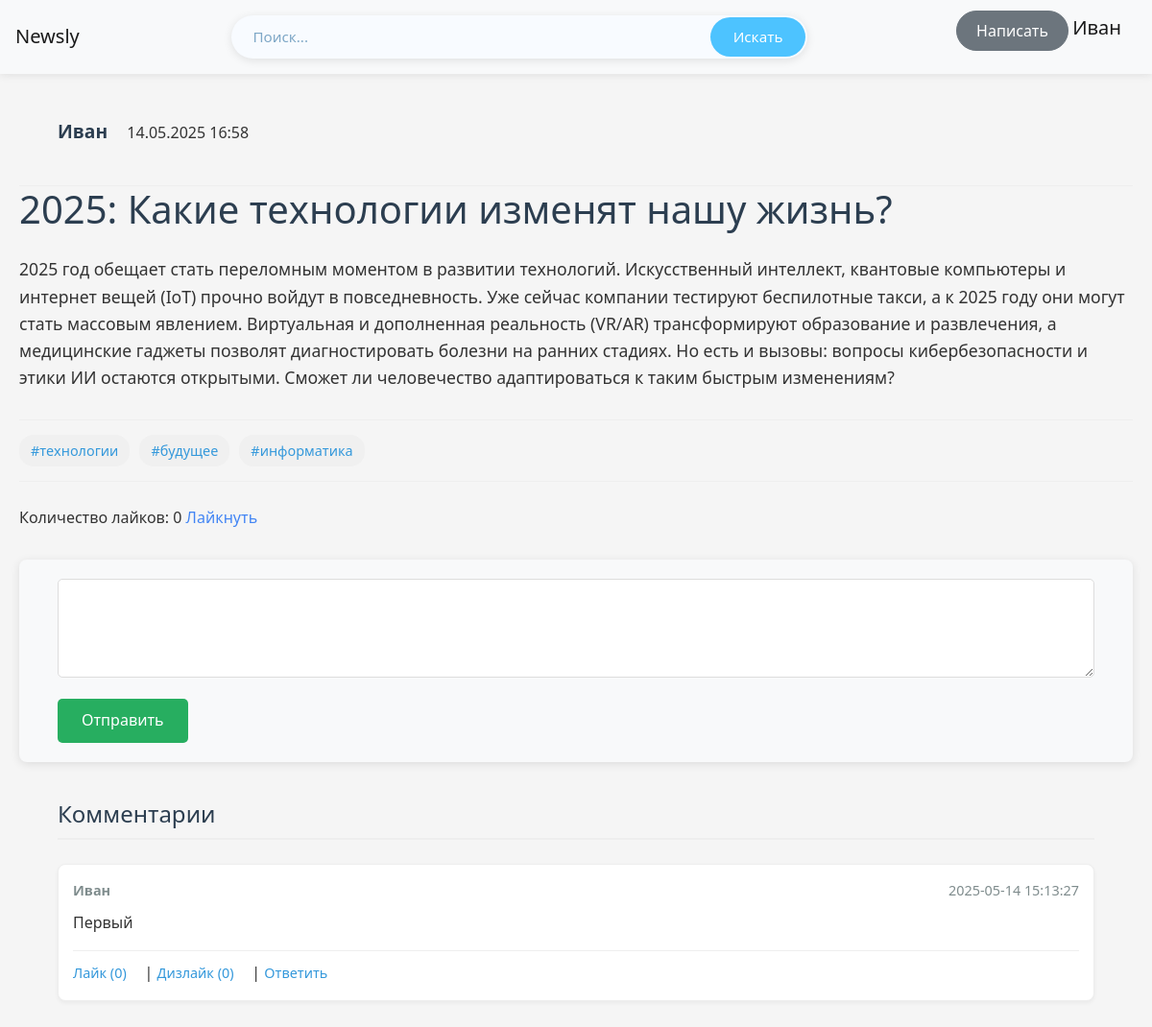
Screenshot of /news/1 (signed in) with the database file from the repository.
### data/users.py (models this page shows, shortened)
class User(SqlAlchemyBase, UserMixin):
    __tablename__ = 'users'
    id = sqlalchemy.Column(sqlalchemy.Integer,
                           primary_key=True, autoincrement=True)
    name = sqlalchemy.Column(sqlalchemy.String, nullable=True)
    about = sqlalchemy.Column(sqlalchemy.String, nullable=True)
    email = sqlalchemy.Column(sqlalchemy.String,
                              index=True, unique=True, nullable=True)
    hashed_password = sqlalchemy.Column(sqlalchemy.String, nullable=True)
    created_date = sqlalchemy.Column(sqlalchemy.DateTime,
                                     default=datetime.datetime.now)
    liked = orm.relationship('Like', foreign_keys='Like.user_id', backref='user', lazy='dynamic')
    followed = orm.relationship(
        'User',
        secondary=subscriptions,
        primaryjoin=(subscriptions.c.follower_id == id),
        secondaryjoin=(subscriptions.c.followed_id == id),
        backref=orm.backref('followers', lazy='dynamic'),
        lazy='dynamic'
    )
    def has_liked(self, new):
        return self.liked.filter_by(news_id=new.id).first() is not None

### data/news.py (models this page shows, shortened)
class News(SqlAlchemyBase):
    __tablename__ = 'news'
    id = sqlalchemy.Column(sqlalchemy.Integer,
                           primary_key=True, autoincrement=True)
    title = sqlalchemy.Column(sqlalchemy.String, nullable=True)
    content = sqlalchemy.Column(sqlalchemy.String, nullable=True)
    image_path = sqlalchemy.Column(sqlalchemy.String, nullable=True)
    created_date = sqlalchemy.Column(sqlalchemy.DateTime,
                                     default=datetime.datetime.now)
    is_private = sqlalchemy.Column(sqlalchemy.Boolean, default=True)
    likes = orm.relationship('Like', backref='news', cascade='all, delete')
    user_id = sqlalchemy.Column(sqlalchemy.Integer,
                                sqlalchemy.ForeignKey("users.id"))
    user = orm.relationship('User')
    news_tags = orm.relationship("Tags",
                                 secondary="association",
                                 backref="news",
                                 cascade="save-update, merge",
                                 passive_deletes=True)
    def likes_count(self):
        return len(self.likes)

### data/tags.py (models this page shows)
class Tags(SqlAlchemyBase):
    __tablename__ = 'tags'
    id = sqlalchemy.Column(sqlalchemy.Integer,
                           primary_key=True, autoincrement=True)
    name = sqlalchemy.Column(sqlalchemy.String, nullable=True)
    tags_news = orm.relationship("News",
                            secondary="association",
                            backref="tags",
                            cascade="save-update, merge"
                            )

### data/comment.py (models this page shows)
class Comment(SqlAlchemyBase):
    __tablename__ = 'messages'
    id = sqlalchemy.Column(sqlalchemy.Integer,
                           primary_key=True, autoincrement=True)
    text = sqlalchemy.Column(sqlalchemy.String, nullable=True)
    timestamp = sqlalchemy.Column(sqlalchemy.DateTime,
                                     default=datetime.datetime.now)
    user_id = sqlalchemy.Column(sqlalchemy.Integer,
                                sqlalchemy.ForeignKey("users.id"))
    news_id = sqlalchemy.Column(sqlalchemy.Integer,
                               sqlalchemy.ForeignKey("news.id"))
    user = orm.relationship('User')
    new = orm.relationship('News')

### main.py (the view)
@app.route('/news/<int:id>', methods=['GET', 'POST'])
def watch_new(id):
    db_sess = db_session.create_session()
    new = db_sess.query(News).get(id)
    post_user = db_sess.query(User).filter(User.id == new.user_id).first()
    current_user_obj = db_sess.query(User).get(current_user.id) if current_user.is_authenticated else None
    db = get_db()
    messages = db.execute("""
        SELECT m.id, m.text, m.timestamp, m.reply_to,
               u.name,
               (SELECT COUNT(*) FROM reactions r WHERE r.message_id = m.id AND r.reaction_type = 'like') as likes,
               (SELECT COUNT(*) FROM reactions r WHERE r.message_id = m.id AND r.reaction_type = 'dislike') as dislikes,
               (SELECT r.reaction_type FROM reactions r WHERE r.message_id = m.id AND r.new_id = ?) as user_reaction
        FROM messages m
        JOIN users u ON m.user_id = u.id
        WHERE m.new_id = ?
        ORDER BY m.timestamp DESC
    """, (id, id)).fetchall()
    return render_template('new.html', new=new, messages=messages, post_user=post_user,
                           current_user_obj=current_user_obj)

### data/db_session.py (called while the page is built)
def create_session() -> Session:
    global __factory
    return __factory()

### main.py (called while the page is built)
@login_manager.user_loader
def load_user(user_id):
    db_sess = db_session.create_session()
    return db_sess.query(User).get(user_id)

def get_db():
    db = sqlite3.connect(DATABASE)
    db.row_factory = sqlite3.Row
    return db

### templates/new.html (shortened to what this page needs)
{% extends "base.html" %}
{% block content %}
<div class="content-header">
    <p>
        <a class="navbar-brand" href="/user_profile/{{ new.user.id }}">{{ new.user.name }}</a>
        {{ new.created_date.strftime('%d.%m.%Y %H:%M') }}
    </p>
</div>
<h1>{{ new.title }}</h1>
<div class="content">
    <p>{{ new.content }}</p>
</div>
<div class="tags">
    {% if new.tags %}
    {% for tag in new.tags %}
    {% if tag.name %}
    <a href="{{ url_for('news_by_tag', tag_name=tag.name) }}">
        #{{ tag.name }}
    </a>
    {% endif %}
    {% endfor %}
    {% endif %}
</div>
Количество лайков: {{ new.likes_count() }}
{% if current_user.is_authenticated %}
{% if current_user_obj.has_liked(new) %}
<a href="{{ url_for('unlike_post', new_id=new.id) }}">Убрать лайк</a>
{% else %}
<a href="{{ url_for('like_post', new_id=new.id) }}">Лайкнуть</a>
{% endif %}
{% endif %}
<form method="POST" action="{{ url_for('send_message', new_id=new.id) }}">
    <textarea name="text" rows="3" required></textarea>
    <button type="submit">Отправить</button>
</form>
<div class="comments">
    <h3>Комментарии</h3>
    {% for message in messages %}
    <div class="message">
        <div class="message-header">
            <span><strong>{{ message['name'] }}</strong></span>
            <span>{{ message['timestamp'] }}</span>
        </div>
        <p>{{ message['text'] }}</p>
        <div class="message-actions">
            <a href="{{ url_for('react', new_id=new.id, message_id=message['id'], reaction_type='like') }}">
                Лайк ({{ message['likes'] }})
            </a>
            |
            <a href="{{ url_for('react', new_id=new.id, message_id=message['id'], reaction_type='dislike') }}">
                Дизлайк ({{ message['dislikes'] }})
            </a>
            |
            <button onclick="document.getElementById('reply_to').value = '{{ message['id'] }}';
                                document.querySelector('textarea').focus();
                                document.querySelector('textarea').placeholder = 'Ответ на сообщение от {{ message['username'] }}...'">
                Ответить
            </button>
        </div>
    </div>
    {% endfor %}
</div>
{% endblock %}

### templates/base.html (shortened to what this page needs)
<!doctype html>
<html lang="en">
<head>
    <link rel="stylesheet"
          href="https://stackpath.bootstrapcdn.com/bootstrap/4.4.1/css/bootstrap.min.css"
>
    <link rel="stylesheet" href="{{ url_for('static', filename='css/style.css') }}">
</head>
<body>
<header>
    <nav class="navbar navbar-light bg-light">
        <a class="navbar-brand" href="/news_log">Newsly</a>
        <form action="{{ url_for('discovery') }}" method="GET">
            <input type="text" name="query" placeholder="Поиск...">
            <button type="submit">Искать</button>
        </form>
        {% if current_user.is_authenticated %}
            <p>
                <a class="btn btn-secondary" href="/news">Написать</a>
                <a class="navbar-brand" href="/user_profile/{{ current_user.id }}">{{ current_user.name }}</a>
            </p>
        {% else %}
            <p>
                <a class="btn btn-primary " href="/register">Зарегистрироваться</a>
                <a class="btn btn-success" href="/login">Войти</a>
            </p>
        {% endif %}
    </nav>
</header>
<main role="main" class="container">
    {% block content %}{% endblock %}
</main>
</body>
</html>

### rows the page displays
User: name "Иван", user.name "Иван"
News: created_date "14.05.2025 16:58", title "2025: Какие технологии изменят нашу жизнь?", content "2025 год обещает стать переломным моментом в развитии технологий. Искусственный интеллект, квантовые компьютеры и интернет вещей (IoT) прочно войдут в повседневность. Уже сейчас компании тестируют беспилотные такси, а к 2025 году они могут стать массовым явлением. Виртуальная и дополненная реальность (VR/AR) трансформируют образование и развлечения, а медицинские гаджеты позволят диагностировать болезни на ранних стадиях. Но есть и вызовы: вопросы кибербезопасности и этики ИИ остаются открытыми. Сможет ли человечество адаптироваться к таким быстрым изменениям?"
Tags: name "технологии"
Tags: name "будущее"
Tags: name "информатика"
Comment: name "Иван", timestamp "2025-05-14 15:13:27", text "Первый", likes "0", dislikes "0", {{ message['id'] }} 9 (drawn)

### other values shown
{{ new.likes_count() }} "0"
